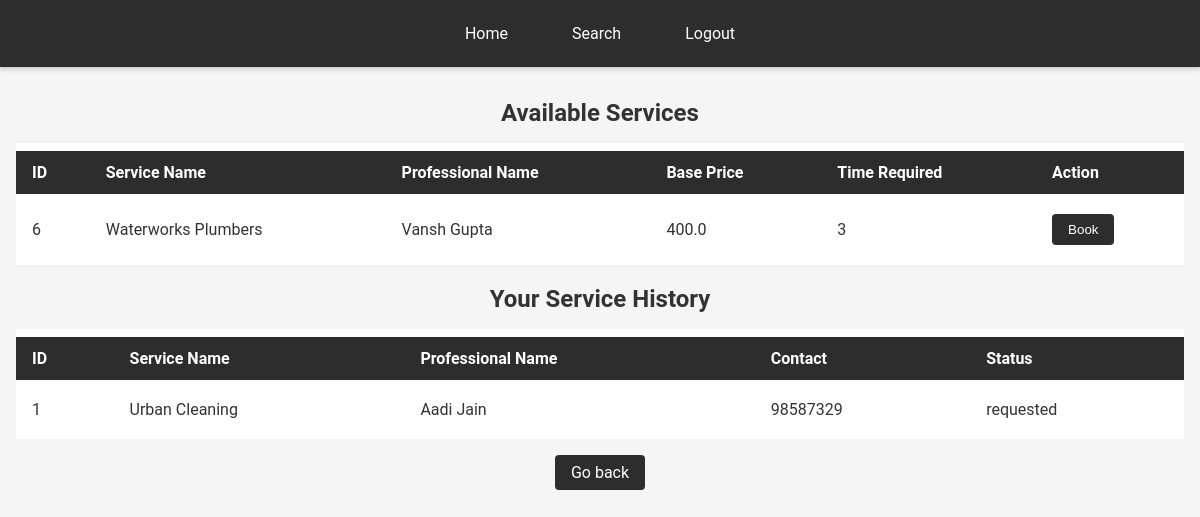
The app's page /customer_dashboard/3/plumbing (signed in) with its own data.
### application/models.py (models this page shows)
class User(db.Model):
    __tablename__ = 'Users'
    id = db.Column(db.Integer, primary_key=True, autoincrement=True)
    email = db.Column(db.String, nullable=False, unique=True)
    password = db.Column(db.String, nullable=False)
    name = db.Column(db.String, nullable=False)
    role = db.Column(db.String, nullable=False)
    service_id = db.Column(db.Integer, db.ForeignKey('Services.id' , ondelete = 'CASCADE'), nullable=True)
    service_name = db.Column(db.String, nullable = True)
    service_category = db.Column(db.String, nullable = True)
    experience = db.Column(db.Integer, nullable=True)
    approval_status = db.Column(db.String, nullable=True)
    description = db.Column(db.String, nullable=True)
    contact = db.Column(db.Integer, nullable=True)
    address = db.Column(db.String, nullable=True)
    pincode = db.Column(db.Integer, nullable=True)
    __table_args__ = (
    db.CheckConstraint("role IN ('admin', 'customer', 'professional')"),
    )

class Service(db.Model):
    __tablename__ = 'Services'
    id = db.Column(db.Integer, primary_key=True, autoincrement=True)
    name = db.Column(db.String, nullable=False, unique=True)
    base_price = db.Column(db.Float, nullable=False)
    time_required = db.Column(db.Integer, nullable=True)
    description = db.Column(db.String, nullable=True)
    category = db.Column(db.String, nullable=False)

class ServiceRequest(db.Model):
    __tablename__ = 'Services_requests'
    id = db.Column(db.Integer, primary_key=True, autoincrement=True)
    service_id = db.Column(db.Integer, db.ForeignKey('Services.id', ondelete = 'CASCADE'), nullable=False)
    customer_id = db.Column(db.Integer, db.ForeignKey('Users.id' , ondelete = 'CASCADE'), nullable=True)
    professional_id = db.Column(db.Integer, db.ForeignKey('Users.id' , ondelete = 'CASCADE'), nullable=True)
    professional_name = db.Column(db.String, nullable=True)
    date_of_request = db.Column(db.String, nullable=True)
    date_of_completion = db.Column(db.String, nullable=True)
    status = db.Column(db.String, default='requested')
    remarks = db.Column(db.String, nullable=True)
    rating = db.Column(db.Integer, nullable=True)
    __table_args__ = (
    db.CheckConstraint("status IN ('requested', 'assigned', 'closed')"),
    )

### app.py (the view)
@app.route("/customer_dashboard/<int:id>/<string:category>", methods=["GET", "POST"])
def customer_dashboard_category(id , category):
    user = User.query.filter_by(id=id).first()
    if user is None or user.role != "customer":
        return redirect("/login")
    services = Service.query.filter_by(category=category).join(
        User, Service.id == User.service_id
    ).filter(User.role == "professional").add_columns(
        Service.id, Service.name, Service.base_price, Service.time_required,
        Service.description, Service.category, User.name.label("professional_name"), User.id.label("professional_id")
    )
    service_requests = ServiceRequest.query.filter_by(customer_id=id).all()
    for request in service_requests:
        request.service_name = Service.query.filter_by(id=request.service_id).first().name
        request.phone = User.query.filter_by(id=request.professional_id).first().contact
    available_services = []
    for service in services:
        is_assigned = any(
            request.service_name == service.name and request.status == "assigned"
            for request in service_requests
        )
        is_requested = any(
            request.service_name == service.name and request.status == "requested"
            for request in service_requests
        )
        if not is_assigned and not is_requested:
            available_services.append(service)
    services = available_services
    return render_template("customer_dashboard_select.html", id = user.id,services = services, service_requests = service_requests)

### templates/customer_dashboard_select.html (shortened to what this page needs)
<!DOCTYPE html>
<html lang="en">
<head>
    <link rel="stylesheet" href="/static/styles.css">
</head>
<body>
    <nav>
        <a href="/customer_dashboard/{{id}}">Home</a>
        <a href="/customer_dashboard/search/{{id}}">Search</a>
        <a href="/login">Logout</a>
    </nav>
    <div class="container">
    <div>
        <h2>Available Services</h2>
        {% if services %}
        <table>
            <tr>
                <th>ID</th>
                <th>Service Name</th>
                <th>Professional Name</th>
                <th>Base Price</th>
                <th>Time Required</th>
                <th>Action</th>
            </tr>
            {% for service in services %}
            <tr>
                <td>{{ service.id }}</td>
                <td>{{ service.name }}</td>
                <td>{{ service.professional_name }}</td>
                <td>{{ service.base_price }}</td>
                <td>{{ service.time_required }}</td>
                <td><button onclick="
                    fetch('/api/service_request/{{ id }}/{{ service.id }}/{{ service.professional_id }}' , {
                        method: 'POST'
                    }).then(() => window.location.reload())
                ">Book</button></td>
            </tr>
            {% endfor %}
        </table>
        {% else %}
            <p>No services available.</p>
        {% endif %}
    </div>
    <div>
        <h2>Your Service History</h2>
        <table>
            <tr>
                <th>ID</th>
                <th>Service Name</th>
                <th>Professional Name</th>
                <th>Contact</th>
                <th>Status</th>
            </tr>
            {% for service in service_requests %}
            <tr>
                <td>{{ service.id }}</td>
                <td>{{ service.service_name }}</td>
                <td>{{ service.professional_name }}</td>
                <td>{{ service.phone }}</td>
                <td>{% if service.status == 'assigned' %}
                    Assigned
                    <button onclick="window.location.href='/rate_service/{{ service.id }}'">Close it?</button>
                    {% else %}
                        {{service.status}}
                    {% endif %}
                </td>
            </tr>
            {% endfor %}
        </table>
        <p><a href="/customer_dashboard/{{id}}">Go back</a></p>
    </div>
</div>
</body>
</html>

### static/styles.css (style rules this page uses)
body { font-family: 'Roboto', sans-serif; margin: 0; padding: 0; background: #f5f5f5; color: #333; }
nav { display: flex; justify-content: center; align-items: center; background-color: #2d2d2d; padding: 1rem; box-shadow: 0 2px 5px rgba(0,0,0,0.2); }
nav a { color: #fff; text-decoration: none; margin: 0 1rem; padding: 0.5rem 1rem; transition: background-color 0.3s ease; }
a { color: #fff; background-color: #2d2d2d; text-decoration: none; padding: 0.5rem 1rem; border-radius: 4px; display: inline-block; transition: background-color 0.3s ease, color 0.3s ease; }
.container { max-width: 1200px; margin: 2rem auto; padding: 0 1rem; }
h1, h2 { text-align: center; margin-bottom: 1rem; }
table { width: 100%; background: #fff; border-collapse: separate; border-spacing: 0 0.5rem; }
table th, table td { padding: 0.75rem 1rem; text-align: left; }
table th { background-color: #2d2d2d; color: #fff; }
button, input[type="submit"], input[type="button"] { background-color: #2d2d2d; color: #fff; border: none; padding: 0.5rem 1rem; border-radius: 4px; cursor: pointer; transition: background-color 0.3s ease; }
p { text-align: center; margin: 1rem 0; color: #555; }

### records on screen
User: id "6", name "Waterworks Plumbers", professional_name "Vansh Gupta", base_price "400.0", time_required "3"
ServiceRequest: id "1", service_name "Urban Cleaning", professional_name "Aadi Jain", phone "98587329", status "requested"
